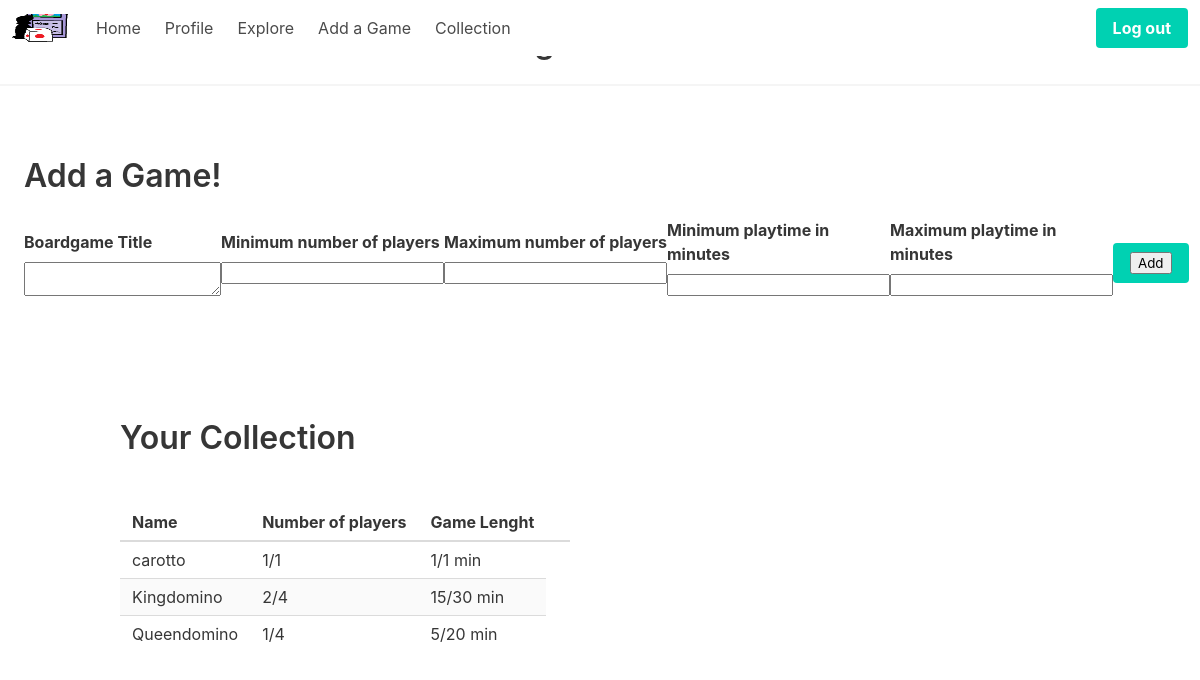
/collection (signed in), run on an earlier commit of the app's database.
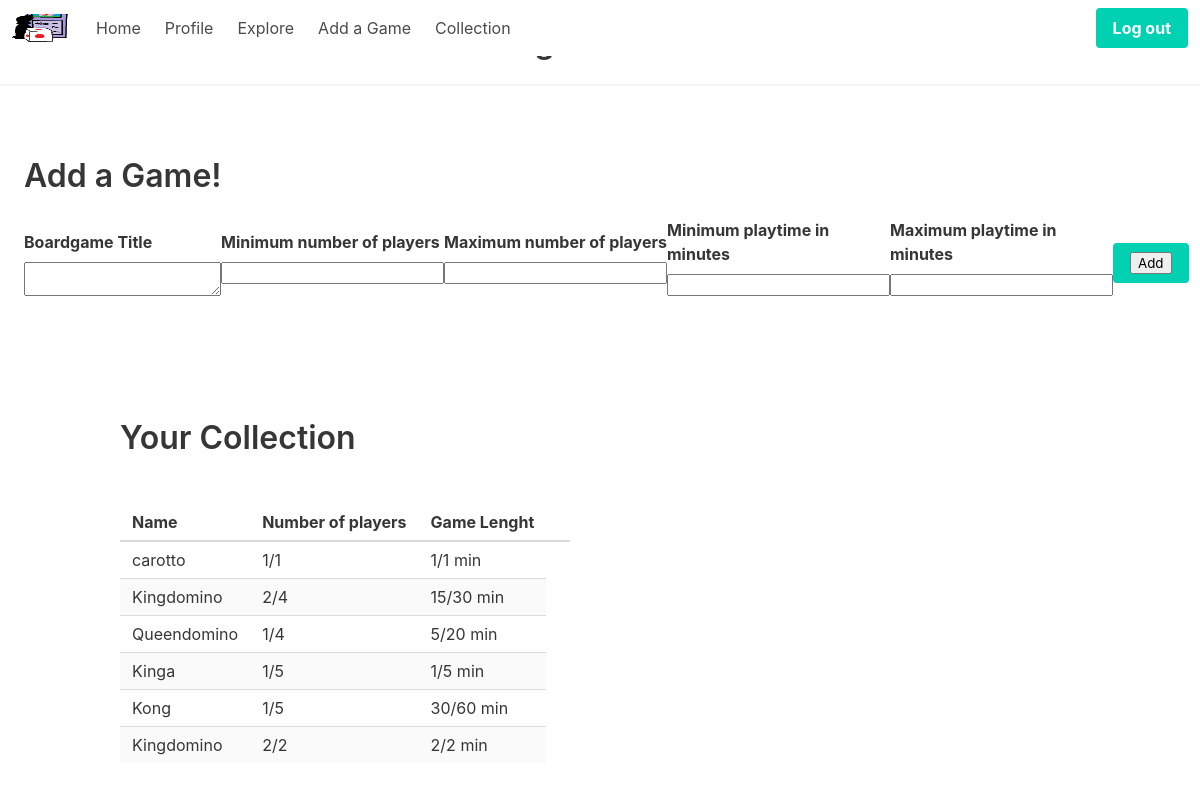
And on a later commit of the database.
### app/models.py (models this page shows, shortened)
class Boardgame(db.Model):
    id = db.Column(db.Integer, primary_key=True)
    title = db.Column(db.String(140))
    player_number_min = db.Column(db.Integer)
    player_number_max = db.Column(db.Integer)
    playtime_low = db.Column(db.Integer)
    playtime_max = db.Column(db.Integer)

### app/routes.py (the view, shortened to what this page needs)
@app.route("/collection", methods=["GET", "POST"])
@login_required
def collection():
    form = AddBoardgame()
    games = current_user.collection
    return render_template("collection.html", title="Your collection", games=games, form=form)

### app/forms.py
class AddBoardgame(FlaskForm):
    title = TextAreaField(
        "Boardgame Title", validators=[DataRequired(), Length(min=1, max=140)]
    )
    player_number_min = IntegerField(
        "Minimum number of players",
        validators=[DataRequired(), NumberRange(min=1, max=None)],
    )
    player_number_max = IntegerField(
        "Maximum number of players",
        validators=[DataRequired(), NumberRange(min=1, max=None)],
    )
    playtime_low = IntegerField(
        "Minimum playtime in minutes",
        validators=[DataRequired(), NumberRange(min=0, max=None)],
    )
    playtime_max = IntegerField(
        "Maximum playtime in minutes",
        validators=[DataRequired(), NumberRange(min=0, max=None)],
    )
    submit = SubmitField("Add")

### app/models.py (called while the page is built)
@login.user_loader
def load_user(id):
    return User.query.get(int(id))

### app/routes.py (called while the page is built)
@app.before_request
def before_request():
    if current_user.is_authenticated:
        current_user.last_seen = datetime.utcnow()
        db.session.commit()

### app/templates/collection.html (shortened to what this page needs)
﻿{% extends "base.html" %}
{% block content %}
<section class="section">
    <h1 class="title">Add a Game!</h1>
    <form role="form" action="" method="post">
        <nav class="level">
            <div class="level-item">
                <div class="field">
                    <label class="label">{{ form.title.label }}</label>
                    <div class="control">
                        {{ form.title() }}
                    </div>
                </div>
            </div>
            <div class="field">
                <label class="label">{{ form.player_number_min.label }}</label>
                <div class="control">
                    {{ form.player_number_min() }}
                </div>
            </div>
            <div class="field">
                <label class="label">{{ form.player_number_max.label }}</label>
                <div class="control">
                    {{ form.player_number_max() }}
                </div>
            </div>
            <div class="field">
                <label class="label">{{ form.playtime_low.label }}</label>
                <div class="control">
                    {{ form.playtime_low() }}
                </div>
            </div>
            <div class="field">
                <label class="label">
                    {{ form.playtime_max.label }}
                </label>
                <div class="control">
                    {{ form.playtime_max() }}
                </div>
            </div>
            <div class="field">
                <p class="control">
                    <a class="button is-primary">
                        {{ form.submit() }}
                    </a>
                </p>
            </div>
    </form>
</section>
<section class="section">
    <div class="container">
        <h1 class="title">Your Collection</h1>
        <table class="table is-striped">
            <thead>
                <tr>
                    <th>Name</th>
                    <th>Number of players</th>
                    <th>Game Lenght
                    <th>
                </tr>
            </thead>
            <tbody>
                {% for game in games %}
                {% include '_game.html' %}
                {% endfor %}
        </table>
    </div>
</section>
{% endblock %}

### app/templates/_game.html (shortened to what this page needs)
    <tr>
        <td>
                {{ game.title }}
        </td>
        <td>
                {{ game.player_number_min }}/{{ game.player_number_max }}
        </td>
        <td>
                {{ game.playtime_low }}/{{ game.playtime_max }} min
        </td>
    </tr>

What changed in the data, as far as the page shows it:
added Boardgame: title "Kinga", player_number_min "1", player_number_max "5", playtime_low "1", playtime_max "5"
added Boardgame: title "Kong", player_number_min "1", player_number_max "5", playtime_low "30", playtime_max "60"
added Boardgame: title "Kingdomino", player_number_min "2", player_number_max "2", playtime_low "2", playtime_max "2"
